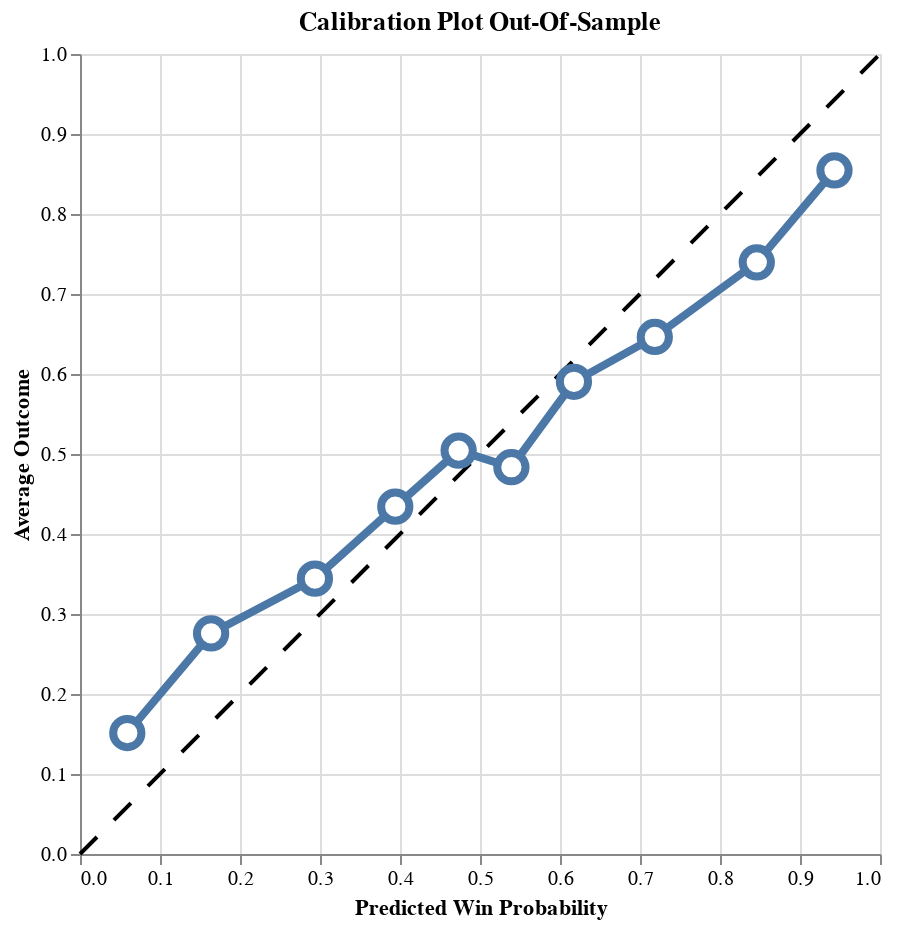

This figure's notebook cell:
### Code cell
self.plot_calibration_oos(oos_data=wc3_games_test)

### Figure 1 — Vega-Lite specification as saved in the notebook (floating-point values rounded to 4 significant figures)
{"config": {"view": {"continuousWidth": 300, "continuousHeight": 300}}, "layer": [{"data": {"name": "data-42f50405073b2dbe8396db6b7dd2f6be"}, "mark": {"type": "line", "color": "black", "strokeDash": [12, 12]}, "encoding": {"x": {"field": "x", "type": "quantitative"}, "y": {"field": "y", "type": "quantitative"}}}, {"data": {"name": "data-55fa61773e18ad1a61a0646e84abdf84"}, "mark": {"type": "line", "strokeWidth": 4}, "encoding": {"x": {"field": "win_prob_midpoint", "title": "Predicted Win Probability", "type": "quantitative"}, "y": {"field": "avg_outcome", "title": "Average Outcome", "type": "quantitative"}}}, {"data": {"name": "data-55fa61773e18ad1a61a0646e84abdf84"}, "mark": {"type": "point", "fill": "white", "opacity": 1, "size": 200, "strokeWidth": 4}, "encoding": {"x": {"field": "win_prob_midpoint", "type": "quantitative"}, "y": {"field": "avg_outcome", "type": "quantitative"}}}], "height": 400, "title": "Calibration Plot Out-Of-Sample", "width": 400, "$schema": "https://vega.github.io/schema/vega-lite/v5.20.1.json", "datasets": {"data-42f50405073b2dbe8396db6b7dd2f6be": [{"x": 0, "y": 0}, {"x": 1, "y": 1}], "data-55fa61773e18ad1a61a0646e84abdf84": [{"avg_outcome": 0.1512, "win_prob_midpoint": 0.05912}, {"avg_outcome": 0.2757, "win_prob_midpoint": 0.1639}, {"avg_outcome": 0.3441, "win_prob_midpoint": 0.2936}, {"avg_outcome": 0.4342, "win_prob_midpoint": 0.3941}, {"avg_outcome": 0.5043, "win_prob_midpoint": 0.4733}, {"avg_outcome": 0.4835, "win_prob_midpoint": 0.5393}, {"avg_outcome": 0.5903, "win_prob_midpoint": 0.6174}, {"avg_outcome": 0.6463, "win_prob_midpoint": 0.7185}, {"avg_outcome": 0.7395, "win_prob_midpoint": 0.846}, {"avg_outcome": 0.8546, "win_prob_midpoint": 0.9431}]}}
